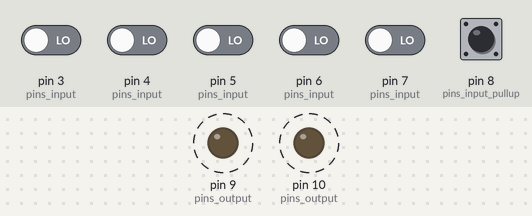
Recording of a sketch running on a simulated Arduino Uno, built with avr-gcc and run on an emulated ATmega328P. Parts: output pins drawn as LEDs (lit = HIGH). Dashed ring = blinking. The test bench sets the inputs (shaded band); at power-on: pin 8 (pins_input_pullup) HIGH, pin 3 (pins_input), pin 4 (pins_input), pin 5 (pins_input), pin 6 (pins_input), pin 7 (pins_input) LOW. What the sketch prints to the serial monitor is not drawn.

Above: at 0.5 s.
Timing chart, 0 to 4.6 s (numbered marks = the images above):
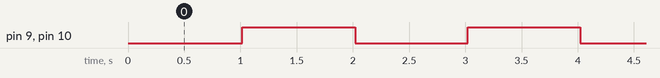

Measured:
- by itself, pin 9 (pins_output), pin 10 (pins_output): alternates HIGH for 1.0 s and LOW for 1.0 s

The sketch:

debug.ino
```cpp
// Configuration
const int pins_input[] = {3, 4, 5, 6, 7};
const int pins_input_pullup[] = {8};
const int pins_output[] = {9, 10};
const int delay_ms = 500;

// Deduced values
const size_t pins_input_n = sizeof(pins_input) / sizeof(int);
const size_t pins_input_pullup_n = sizeof(pins_input_pullup) / sizeof(int);
const size_t pins_output_n = sizeof(pins_output) / sizeof(int);

// mode type is int, as defined in Arduino.h
void set_mode(const int * const pins, const size_t& n, const int& mode) {
  for (int i = 0; i < n; ++i) {
    const int& pin = pins[i];
    pinMode(pin, mode);
  }
}

void print_ints(const int * const ints, const size_t& n) {
  for (int i = 0; i < n; ++i) {
    const int& pin = ints[i];
    if (i > 0) {
      Serial.print(" ");
    }
    Serial.print(pin);
  }
  Serial.println();
}

void print_vals(const int * const pins, const size_t& n) {
  for (int i = 0; i < n; ++i) {
    const int& pin = pins[i];
    const int val = digitalRead(pin);
    if (i > 0) {
      Serial.print(" ");
    }
    Serial.print(val);
  }
  Serial.println();
}

void setup() {
  Serial.begin(9600);

  set_mode(pins_input, pins_input_n, INPUT);
  set_mode(pins_input_pullup, pins_input_pullup_n, INPUT_PULLUP);
  set_mode(pins_output, pins_output_n, OUTPUT);

  Serial.println("pins_input:");
  print_ints(pins_input, pins_input_n);

  Serial.println("pins_input_pullup:");
  print_ints(pins_input_pullup, pins_input_pullup_n);

  Serial.println("pins_output:");
  print_ints(pins_output, pins_output_n);
}

void loop() {
  print_vals(pins_input, pins_input_n);
  print_vals(pins_input_pullup, pins_input_pullup_n);

  const int output_value = (millis() / 1000) % 2; // TODO: Use constants HIGH and LOW

  const int * const pins = pins_output;
  const size_t& n = pins_output_n;
  for (int i = 0; i < n; ++i) {
    const int& pin = pins[i];
    digitalWrite(pin, output_value);
  }

  delay(delay_ms);
}
```
